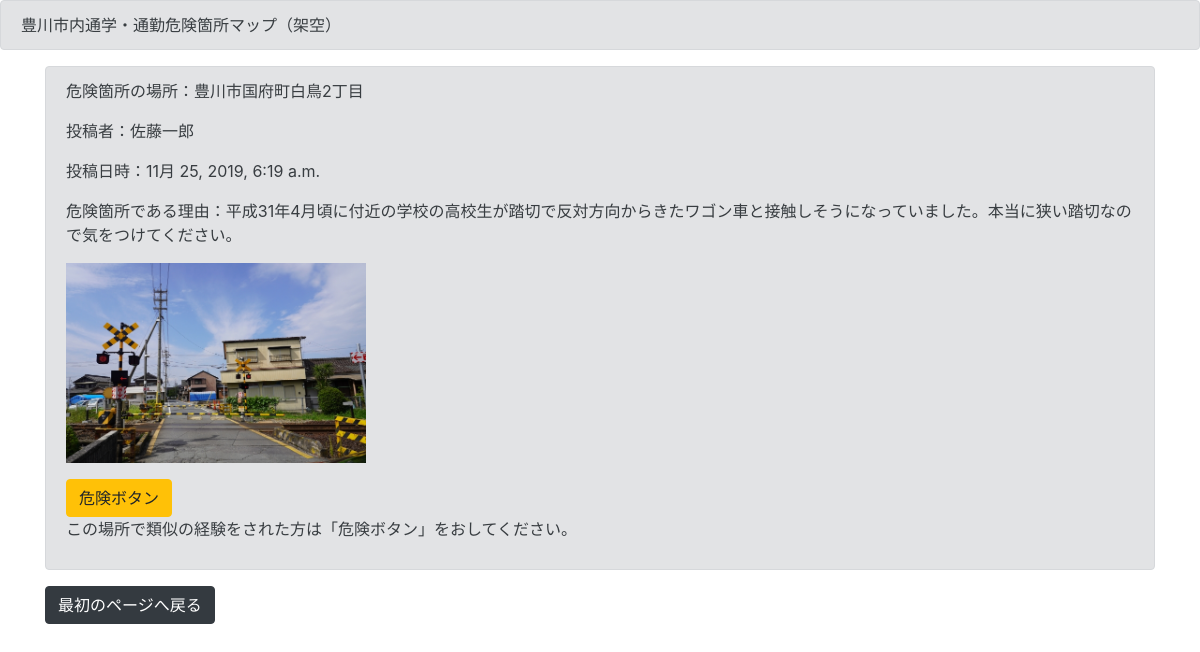
/detail/3, run on the app's committed database.
### djangoapp/models.py (models this page shows, shortened)
class BoardModel(models.Model):
    title = models.CharField(verbose_name='危険箇所の場所', max_length=50)
    content = models.TextField(verbose_name='危険箇所である理由', max_length=100)
    author = models.CharField(verbose_name='投稿者', max_length=50)
    images = models.ImageField(verbose_name='画像', upload_to='')
    dangerous = models.IntegerField(verbose_name='危険度', null=True, blank=True, default=0)
    published_date = models.DateTimeField(verbose_name='投稿日',blank=True, null=True)
    class Meta:
        verbose_name = '豊川市内危険箇所一覧'
        verbose_name_plural = '豊川市内危険箇所一覧'
        ordering = ['-dangerous']

### djangoapp/views.py (the view)
# urls.py: path('detail/<int:pk>', detailfunc, name='detail'),
def detailfunc(request, pk):
    object = BoardModel.objects.get(pk=pk)
    return render(request, 'detail.html', {'object':object})

### templates/detail.html (shortened to what this page needs)
{% extends 'base.html' %}
{% block header %}
    <div class="alert alert-secondary" role="alert">
    豊川市内通学・通勤危険箇所マップ（架空）
    </div>
{% endblock header %}
{% block content %}
<div class='container'>
<div class="alert alert-secondary" role="alert">
<p>危険箇所の場所：{{object.title}}</p>
<p>投稿者：{{object.author}}</p><p>投稿日時：{{ object.published_date }}</p>
<p>危険箇所である理由：{{object.content}}</p>
<p><img src="{{object.images.url}}" width=300></p>
<a href="{% url 'dangerous' object.pk %}" class="btn btn-warning" role="button" aria-pressed="true" onclick="window.location.reload();">危険ボタン</a>
<p>この場所で類似の経験をされた方は「危険ボタン」をおしてください。</p>
</div>
<a href="{% url 'index' %}" class="btn btn-dark" role="button" aria-pressed="true" onclick="window.location.reload();">最初のページへ戻る</a>
</div><br>
{% endblock content %}

### data on the page
BoardModel: title "豊川市国府町白鳥2丁目", author "佐藤一郎", published_date "11月 25, 2019, 6:19 a.m.", content "平成31年4月頃に付近の学校の高校生が踏切で反対方向からきたワゴン車と接触しそうになっていました。本当に狭い踏切なので気をつけてください。", images (picture)
